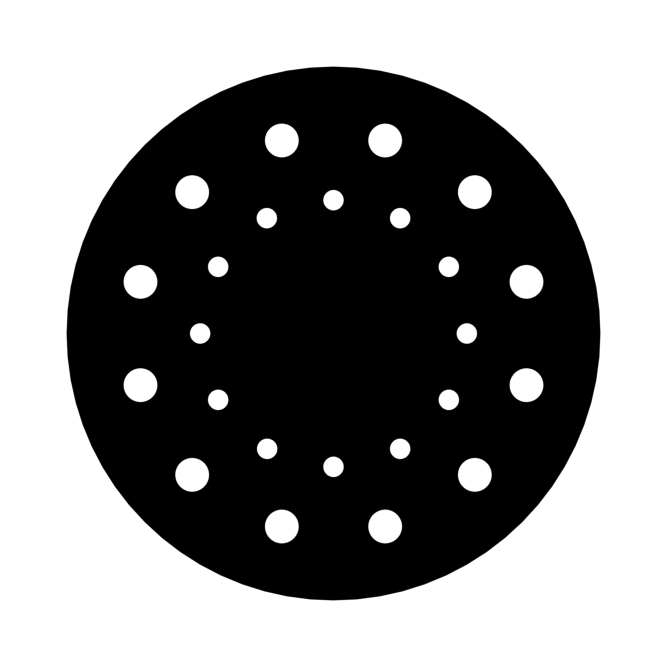
//> input picture DetectCircle/src/circle_pattern.png, 2000 x 2000 px (shown at 1/3 size)
$ ./DetectCircle   (built with g++ and OpenCV 4)
//> lines starting //> are read from the running program, lines starting //| are printed output that depends on the picture; after the words box and inside, x2 and y2 are one past the last pixel; in counts of white or black regions, pixels touching at a corner belong together
### DetectCircle/Helper.h
#pragma once

int calculateDistance(int x1, int y1, int x2, int y2);

### DetectCircle/Helper.cpp
#pragma once

#include "Helper.h"
#include <cmath>

using namespace std;

int calculateDistance(int x1, int y1, int x2, int y2) {
    return sqrt(pow((x2 - x1), 2) + pow((y2 - y1), 2));
}

// [8 lines of commented-out code are left out]

### DetectCircle/DetectCircle.cpp
// DetectCircle.cpp : This file contains the 'main' function. Program execution begins and ends there.
//

#include <iostream>
#include <string>
#include "Helper.h"
#include <opencv2/imgcodecs.hpp>
#include <opencv2/imgproc.hpp>
#include <opencv2/highgui.hpp>
#include <opencv2/core/utils/filesystem.hpp>

using namespace std;
using namespace cv;

int main(int argc, char** argv)
{

    if (!utils::fs::createDirectory("output/"))
    {
        cout << "Unable to create directory!\n";
        return EXIT_FAILURE;
    }

    const char* filename = "src/circle_pattern.png";

    // load png with any color ?
    Mat img = imread(samples::findFile(filename), IMREAD_COLOR);
//> img is the input picture: 2000 rows x 2000 cols, CV_8UC3; min 0, max 255, mean 135.2
    Mat resizeImg;

    resize(img, resizeImg, Size(900, 900));

    // check if image is loaded
    if (img.empty())
    {
        printf("Load source image failed!");
        return EXIT_FAILURE;
    }

    Mat gray;
    cvtColor(resizeImg, gray, COLOR_BGR2GRAY);

    medianBlur(gray, gray, 5);
//> gray: 900 rows x 900 cols, CV_8UC1; min 0, max 255, mean 135.2

    vector<Vec3f> circles;
    // gray.rows / 32
    HoughCircles(gray, circles, HOUGH_GRADIENT, 0.2,
        gray.rows / 10, // change this value to detect circles with different distances to each other
        20, 39, 0, 0 // change the last two parameters
        // (min_radius & max_radius) to detect larger circles
    );
//> circles = 25 circles (x, y, radius), first 12: [448.5, 450.5, 360.7], [640.5, 640.5, 22.9], [519.5, 710.5, 23], [710.5, 519.5, 23], [380.5, 710.5, 22.4], [710.5, 380.5, 22.4], [379.5, 189.5, 22.4], [189.5, 380.5, 22.4], [259.5, 640.5, 22.2], [258.5, 258.5, 22.4], [519.5, 189.5, 22.1], [640.5, 258.5, 22.1]

    double pi = 3.142;
    int total_radius{};

    // sum all circle radius
    for (size_t i = 0; i < circles.size(); i++)
        total_radius += circles[i][2];
//> this loop made 25 passes
//> total_radius on passes 1 to 12: 360, 382, 405, 428, 450, 472, 494, 516, 538, 560, 582, 604
//> after the loop, total_radius = 788

    // then get average radius
    int average_radius = total_radius/circles.size();
//> average_radius = 31

    vector<Vec3f> blackCircle;
    vector<Vec3f> bigCircles;
    vector<Vec3f> smallCircles;

    for (size_t i = 0; i < circles.size(); i++)
    {
        Vec3i c = circles[i];
        Point center = Point(c[0], c[1]);
        // circle center
        circle(resizeImg, center, 1, Scalar(0, 100, 100), 3, LINE_AA);
        // circle outline
        int radius = c[2];
        circle(resizeImg, center, radius, Scalar(255, 0, 255), 3, LINE_AA);

        // check if this is a black circle
        if (radius > 50)
        {
            blackCircle.push_back(circles[i]);
        }
        else
        {
            // check if this is a bigger circle
            if (radius >= average_radius)
            {
                bigCircles.push_back(circles[i]);
            }
            else
            {
                smallCircles.push_back(circles[i]);
            }
        }
    }
//> this loop made 25 passes
//> (center, radius) on passes 1 to 12: (Point(448, 450), 361), (Point(640, 640), 23), (Point(520, 710), 23), (Point(710, 520), 23), (Point(380, 710), 22), (Point(710, 380), 22), (Point(380, 190), 22), (Point(190, 380), 22), (Point(260, 640), 22), (Point(258, 258), 22), (Point(520, 190), 22), (Point(640, 258), 22)
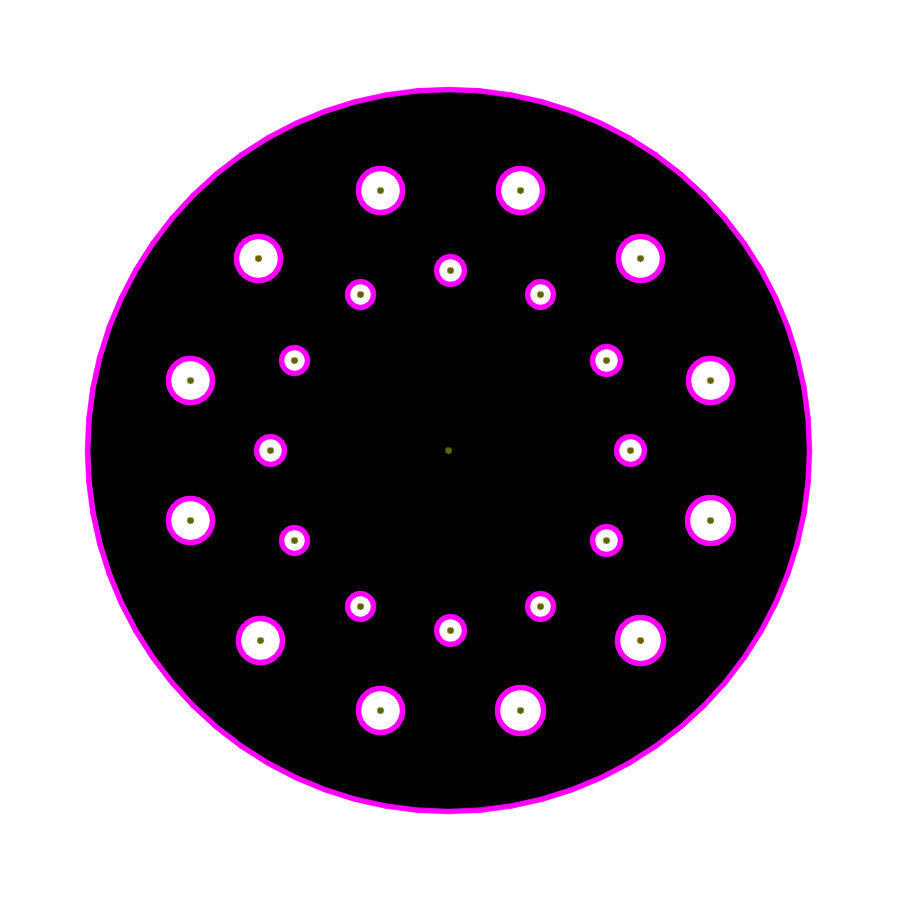
//> resizeImg: 900 rows x 900 cols, CV_8UC3; mean B, G, R 138.4, 130, 138.5

    Vec3i black = blackCircle[0];
//> black = [448, 450, 361]
    Point blackPoint = Point(black[0], black[1]);
//> blackPoint = Point(448, 450)
    int perimeter = 2 * pi * black[2];
//> perimeter = 2268

    // show perimeter for each big circle
    cout << "Black circle perimeter: " << perimeter << "\n";
//| Black circle perimeter: 2268
    putText(resizeImg, "Black circle perimeter: " + to_string(perimeter), Point(10, 30),
        cv::FONT_HERSHEY_DUPLEX, 0.8, CV_RGB(0, 0, 0), 0.8);
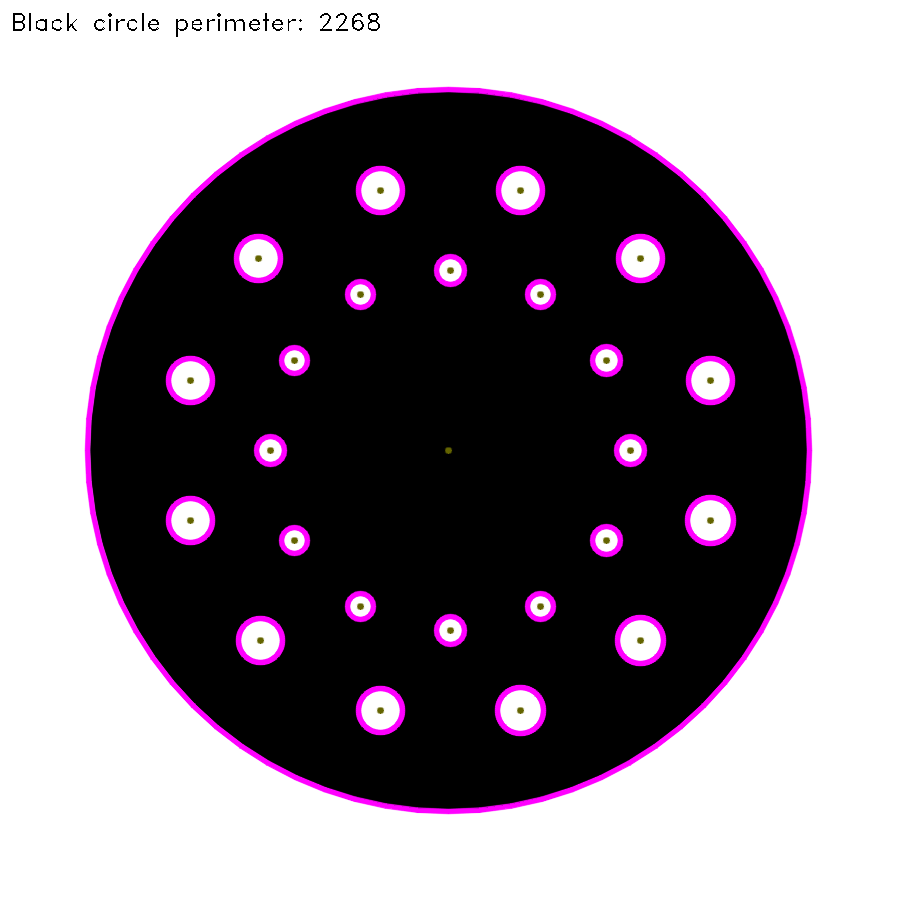
//> resizeImg: 900 rows x 900 cols, CV_8UC3; 0.17% of pixels changed, all inside (x1, y1, x2, y2) = (13, 13, 380, 37)

    // TODO create a class object to store all info
    // create Circle class
    // inheritance:
    // Small Circle : public Circle
    // Big Circle : public Circle

    // display info for all big circles
    for (int i = 0; i < bigCircles.size(); i++)
    {
        Vec3i b = bigCircles[i];
        Point bp = Point(b[0], b[1]);
        cout << "Big Circle " << i << " = x: " << b[0] << ", y: " << b[1] << ", r: " << b[2] << "\n";

        int dist = calculateDistance(b[0], b[1], black[0], black[1]);
        // draw line
        line(resizeImg, bp, blackPoint, Scalar(0, 0, 255), 1, LINE_AA);
        // draw text at middle of line
        putText(resizeImg, to_string(dist), (bp + blackPoint) / 2,
            cv::FONT_HERSHEY_DUPLEX, 0.3, CV_RGB(255, 255, 255), 0.3);
    }
//> this loop made 0 passes

    // display info for all small circles
    for (int i = 0; i < smallCircles.size(); i ++)
    {
        Vec3i s = smallCircles[i];
        Point sp = Point(s[0], s[1]);
        cout << "Small Circle " << i << " = x: " << s[0] << ", y: " << s[1] << ", r: " << s[2] << "\n";

        int dist = calculateDistance(s[0], s[1], black[0], black[1]);
        // draw line
        line(resizeImg, sp, blackPoint, Scalar(0, 0, 255), 1, LINE_AA);
        // draw text at middle of line
        putText(resizeImg, to_string(dist), (sp + blackPoint) / 2,
            cv::FONT_HERSHEY_DUPLEX, 0.3, CV_RGB(255, 255, 255), 0.3);
    }
//> this loop made 24 passes
//> (s, dist) on passes 1 to 12: ([640, 640, 23], 270), ([520, 710, 23], 269), ([710, 520, 23], 271), ([380, 710, 22], 268), ([710, 380, 22], 271), ([380, 190, 22], 268), ([190, 380, 22], 267), ([260, 640, 22], 267), ([258, 258, 22], 270), ([520, 190, 22], 269), ([640, 258, 22], 271), ([190, 520, 22], 267)
//| Small Circle 0 = x: 640, y: 640, r: 23
//| Small Circle 1 = x: 520, y: 710, r: 23
//| Small Circle 2 = x: 710, y: 520, r: 23
//| Small Circle 3 = x: 380, y: 710, r: 22
//| Small Circle 4 = x: 710, y: 380, r: 22
//| Small Circle 5 = x: 380, y: 190, r: 22
//| Small Circle 6 = x: 190, y: 380, r: 22
//| Small Circle 7 = x: 260, y: 640, r: 22
//> (output is shown up to pass 8 of 24)
//> pass 1, `putText(resizeImg, to_string(dist), (sp + blackPoint) / 2, cv::FONT_HE..`:
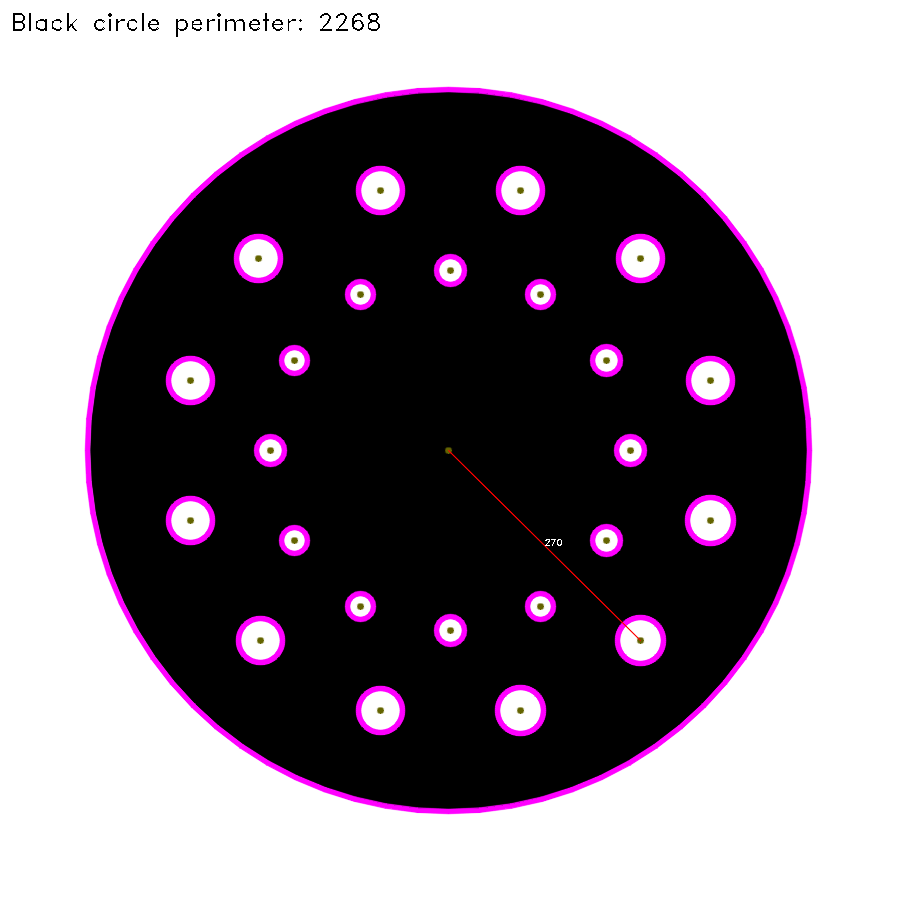
//> resizeImg: 900 rows x 900 cols, CV_8UC3; 0.08% of pixels changed, all inside (x1, y1, x2, y2) = (448, 449, 642, 642)
//> pass 3, `putText(resizeImg, to_string(dist), (sp + blackPoint) / 2, cv::FONT_HE..`:
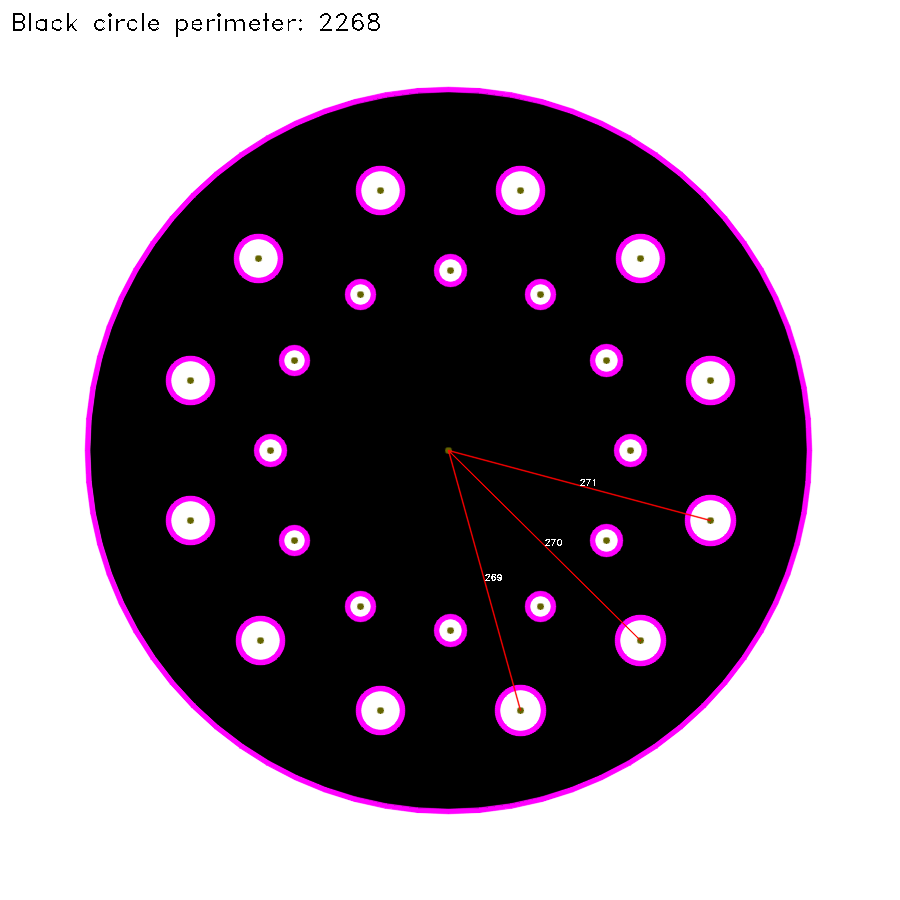
//> resizeImg: 900 rows x 900 cols, CV_8UC3; mean B, G, R 138, 129.6, 138.4
//> after the loop:
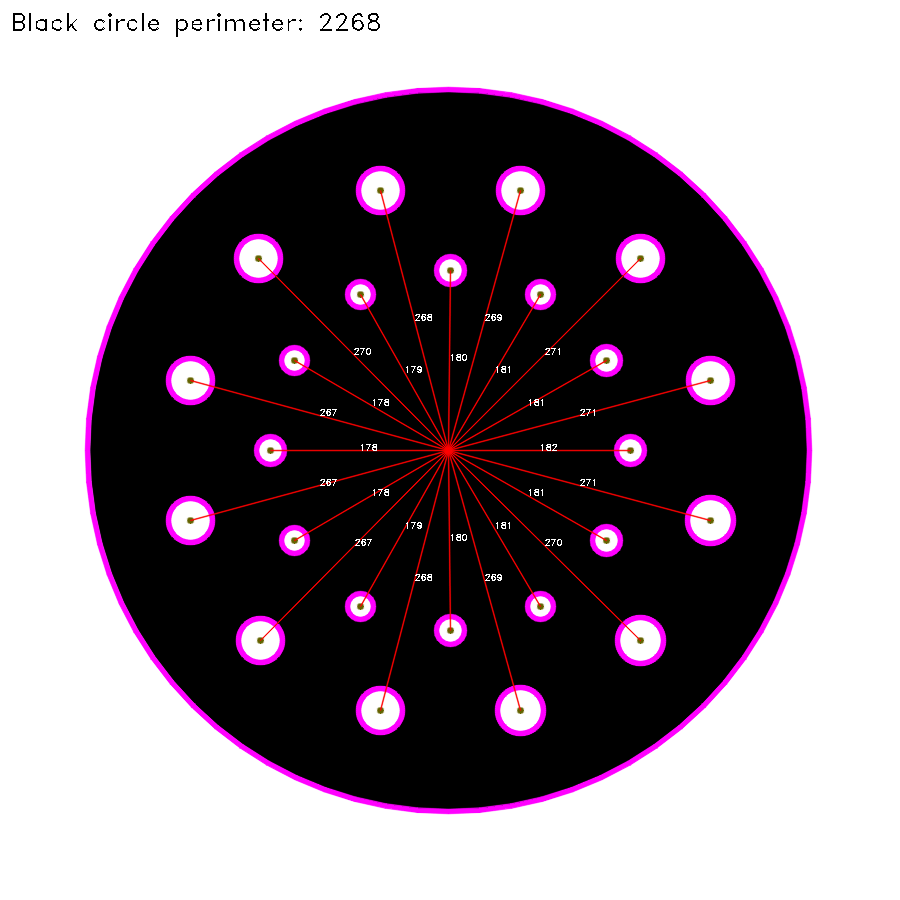
//> resizeImg: 900 rows x 900 cols, CV_8UC3; 1.6% of pixels changed, all inside (x1, y1, x2, y2) = (190, 190, 712, 712)

    // create a compression param
    vector<int> params;
    params.push_back(IMWRITE_PNG_COMPRESSION);
    params.push_back(9);

    imwrite("output/circle_pattern_result.png", resizeImg, params);

    namedWindow("detected circles", WINDOW_AUTOSIZE);
    imshow("detected circles", resizeImg);
    waitKey();

    return EXIT_SUCCESS;
}

// Run program: Ctrl + F5 or Debug > Start Without Debugging menu
// Debug program: F5 or Debug > Start Debugging menu

// Tips for Getting Started:
//   1. Use the Solution Explorer window to add/manage files
//   2. Use the Team Explorer window to connect to source control
//   3. Use the Output window to see build output and other messages
//   4. Use the Error List window to view errors
//   5. Go to Project > Add New Item to create new code files, or Project > Add Existing Item to add existing code files to the project
//   6. In the future, to open this project again, go to File > Open > Project and select the .sln file
